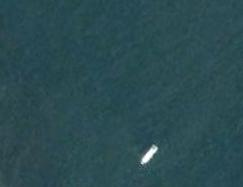
%> input picture 图像处理练习/3-3.jpg, 243 x 187 px
$ octave main.m   (GNU Octave 9; MATLAB toolbox functions it lacks are replaced by stand-ins)
%> lines starting %> are read from the running program, lines starting %| are printed output that depends on the picture; in (x1, y1, x2, y2) boxes, pixels count from 0 and x2, y2 are one past the last pixel; in counts of white or black regions, pixels touching at a corner belong together; the program's own positions count from 1
%> further down, a is the input picture: size 187x243x3 uint8; mean R, G, B 43.1, 75.5, 81.5
### 图像预处理/整体/FT.m

function [sa] = FT(im)
gfrgb = imfilter(im, fspecial('gaussian', 5, 5), 'symmetric', 'conv');

cform = makecform('srgb2lab');

lab = applycform(gfrgb,cform);
%> lab: size 187x243x3 uint8; mean of channels 1, 2, 3 75.9, 117.1, 120.5

l = double(lab(:,:,1)); lm = mean(mean(l));%整幅图片的l均值
%> after `l = double(lab(:,:,1))`:
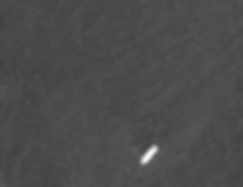
%> l: size 187x243 double; min 65, max 246, mean 75.9
%> after `lm = mean(mean(l))`: lm = 75.93
a = double(lab(:,:,2)); am = mean(mean(a));
%> after `am = mean(mean(a))`: am = 117.1

b = double(lab(:,:,3)); bm = mean(mean(b));
%> after `bm = mean(mean(b))`: bm = 120.5

sm = (l-lm).^2 + (a-am).^2 + (b-bm).^2;%像素的显著度
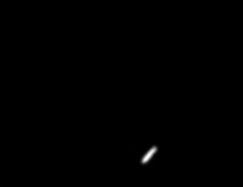
%> sm: size 187x243 double; min 0.261, max 29043.6, mean 70.5; drawn with min black and max white
s=max(sm(:));
%> s = 29043.6
sa=sm./s;
end

### 图像预处理/整体/main.m
a=imread('3-3.jpg');
b=FT(a);
figure,imshow(b);
% [L,num]=bwlabel(b,8);
u=mean2(b);
%> u = 0.00243
fc=std2(b);
%> fc = 0.0351
T=u+2*fc;
%> T = 0.0726
c=imbinarize(b,T);
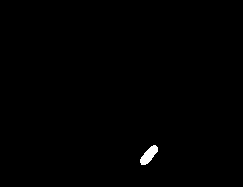
%> c: size 187x243 logical; 0.43% white; 1 white region, box (x1, y1, x2, y2) and area: (140, 145, 158, 165) 194
figure,imshow(c);
se=strel('square',3);
c=imerode(c,se);
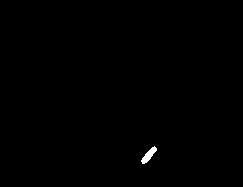
%> c: size 187x243 logical; 0.27% white; 1 white region, box (x1, y1, x2, y2) and area: (141, 146, 157, 164) 122
c=imdilate(c,se);
figure,imshow(c);%至此，如得到全黑图则为纯海去除

$ run again, with 图像处理练习/2-3.jpg copied over 图像处理练习/3-3.jpg
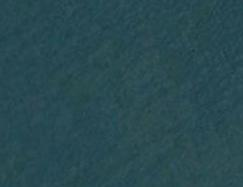
%> input picture 图像处理练习/2-3.jpg, 243 x 187 px
%> a is the input picture: size 187x243x3 uint8; mean R, G, B 40.6, 73.7, 81
%> lab: size 187x243x3 uint8; mean of channels 1, 2, 3 73.9, 117.2, 119.8
%> in FT, `l = double(lab(:,:,1))`:
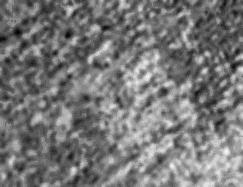
%> l: size 187x243 double; min 66, max 83, mean 73.9; drawn with min black and max white
%> lm = 73.94
%> a: size 187x243 double
%> am = 117.2
%> bm = 119.8
%> s = 83.74
%> u = 0.103
%> fc = 0.105
%> T = 0.312
%> `c=imdilate(c,se);`:
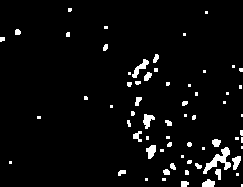
%> c: size 187x243 logical; 4.2% white; 66 white regions (39 under 20 px), largest, box (x1, y1, x2, y2) and area: (203, 147, 231, 174) 278, (132, 59, 149, 78) 116, (143, 114, 155, 129) 103

$ run again, with 图像处理练习/3-4.jpg copied over 图像处理练习/3-3.jpg
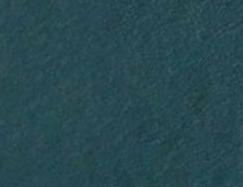
%> input picture 图像处理练习/3-4.jpg, 243 x 187 px
%> a is the input picture: size 187x243x3 uint8; mean R, G, B 39.4, 72.5, 80.6
%> lab: size 187x243x3 uint8; mean of channels 1, 2, 3 72.8, 117.4, 119.3
%> in FT, `l = double(lab(:,:,1))`:
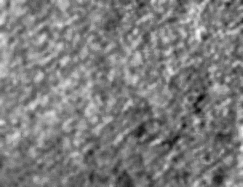
%> l: size 187x243 double; min 61, max 85, mean 72.8; drawn with min black and max white
%> lm = 72.77
%> a: size 187x243 double
%> am = 117.4
%> bm = 119.3
%> s = 149.8
%> u = 0.0648
%> fc = 0.0825
%> T = 0.23
%> `c=imdilate(c,se);`:
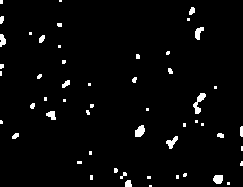
%> c: size 187x243 logical; 2.9% white; 53 white regions (34 under 20 px), largest, box (x1, y1, x2, y2) and area: (193, 93, 206, 114) 115, (135, 125, 145, 137) 88, (166, 136, 178, 149) 76

$ run again, with 图像处理练习/4-3.jpg copied over 图像处理练习/3-3.jpg
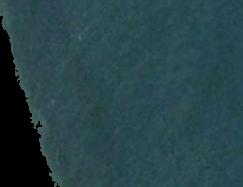
%> input picture 图像处理练习/4-3.jpg, 243 x 187 px
%> a is the input picture: size 187x243x3 uint8; mean R, G, B 38.9, 66.6, 71.5
%> lab: size 187x243x3 uint8; mean of channels 1, 2, 3 67, 118.5, 121.7
%> lm = 67.04
%> in FT, `a = double(lab(:,:,2))`:
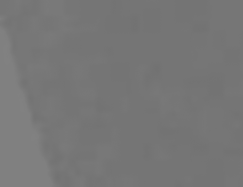
%> a: size 187x243 double; min 114, max 129, mean 118.5
%> am = 118.5
%> bm = 121.7
%> s = 4643
%> u = 0.11
%> fc = 0.284
%> T = 0.679
%> `c=imerode(c,se);`:
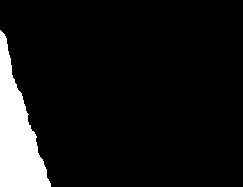
%> c: size 187x243 logical; 9% white; 1 white region, box (x1, y1, x2, y2) and area: (0, 30, 51, 187) 4068
